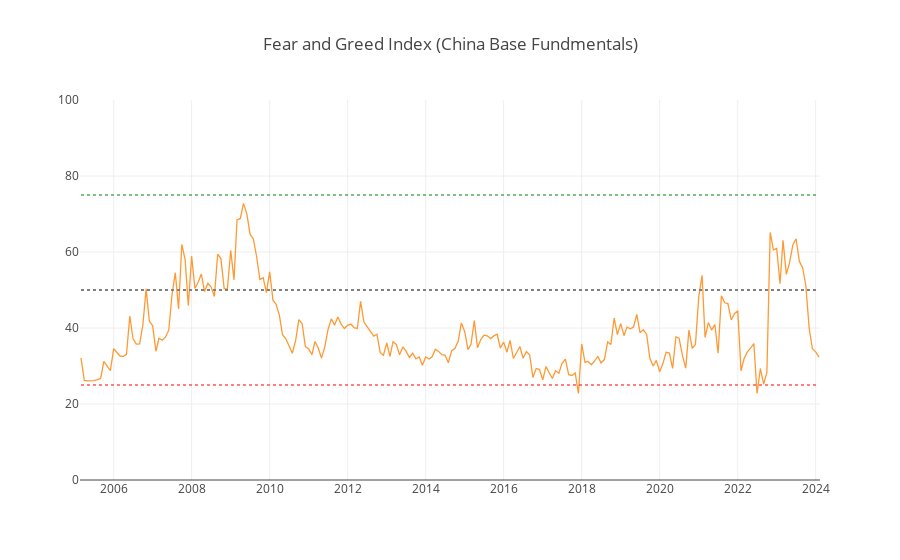

The notebook cell saved with this chart:
### Code cell
layout = {
    'shapes': [
        {
            'type': 'line',
            'x0': fear_greed_index_data.index.min(),
            'y0': 75,  # 指定线的y值
            'x1': fear_greed_index_data.index.max(),
            'y1': 75,  # 线的y值保持不变，因为这是一条水平线
            'line': {
                'color': 'green',
                'width': 1,
                'dash': 'dot',  # 线的样式（实线、虚线等）
            },
        },
        {
            'type': 'line',
            'x0': fear_greed_index_data.index.min(),
            'y0': 50,  # 指定线的y值
            'x1': fear_greed_index_data.index.max(),
            'y1': 50,  # 线的y值保持不变，因为这是一条水平线
            'line': {
                'color': 'gray',
                'width': 2,
                'dash': 'dot',  # 线的样式（实线、虚线等）
            },
        },
        {
            'type': 'line',
            'x0': fear_greed_index_data.index.min(),
            'y0': 25,  # 指定线的y值
            'x1': fear_greed_index_data.index.max(),
            'y1': 25,  # 线的y值保持不变，因为这是一条水平线
            'line': {
                'color': 'red',
                'width': 1,
                'dash': 'dot',  # 线的样式（实线、虚线等）
            },
        }
    ],
    'yaxis': {
        'range': [0, 100]  # 设置y轴的最小值和最大值
    },
    'y0': 50,  # 指定线的y值
    'title': 'Fear and Greed Index (China Base Fundmentals)'
}

fear_greed_index_data['fear_greed_index'].iplot(kind='line', layout=layout)

### Figure 1 — Plotly figure (JSON) as saved in the notebook; plotly's stock layout.template omitted (floating-point values rounded to 4 significant figures; data arrays with more than 128 entries replaced by an {"elided": "..."} marker saying what was removed)
{"data": [{"line": {"color": "rgba(255, 153, 51, 1.0)", "dash": "solid", "shape": "linear", "width": 1.3}, "mode": "lines", "name": "fear_greed_index", "text": "", "type": "scatter", "x": {"elided": "228 str values"}, "y": {"elided": "228 float values"}}], "layout": {"autosize": true, "shapes": [{"line": {"color": "green", "dash": "dot", "width": 1}, "type": "line", "x0": "2005-03-01T00:00:00+08:00", "x1": "2024-02-01T00:00:00+08:00", "y0": 75, "y1": 75}, {"line": {"color": "gray", "dash": "dot", "width": 2}, "type": "line", "x0": "2005-03-01T00:00:00+08:00", "x1": "2024-02-01T00:00:00+08:00", "y0": 50, "y1": 50}, {"line": {"color": "red", "dash": "dot", "width": 1}, "type": "line", "x0": "2005-03-01T00:00:00+08:00", "x1": "2024-02-01T00:00:00+08:00", "y0": 25, "y1": 25}], "title": {"text": "Fear and Greed Index (China Base Fundmentals)"}, "xaxis": {"autorange": true, "range": ["2005-02-21 18:30:07.5314", "2024-02-08 05:29:52.4686"], "type": "date"}, "y0": 50, "yaxis": {"range": [0, 100], "type": "linear"}}}
